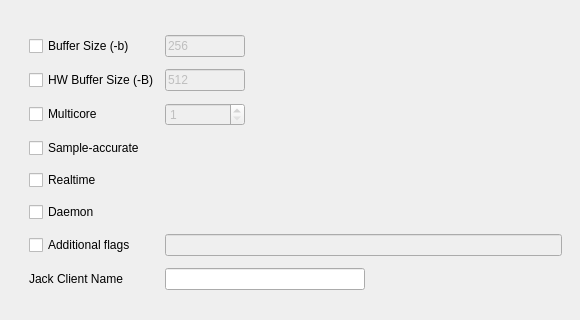
         <widget class="QWidget" name="tab_14">
          <attribute name="title">
           <string>Advanced</string>
          </attribute>
          <widget class="QFrame" name="frame">
           <property name="geometry">
            <rect>
             <x>20</x>
             <y>20</y>
             <width>551</width>
             <height>291</height>
            </rect>
           </property>
           <property name="sizePolicy">
            <sizepolicy hsizetype="Preferred" vsizetype="Fixed">
             <horstretch>0</horstretch>
             <verstretch>0</verstretch>
            </sizepolicy>
           </property>
           <layout class="QGridLayout" name="gridLayout_10">
            <property name="spacing">
             <number>6</number>
            </property>
            <item row="1" column="1">
             <widget class="QLineEdit" name="HwBufferSizeLineEdit">
              <property name="enabled">
               <bool>false</bool>
              </property>
              <property name="minimumSize">
               <size>
                <width>0</width>
                <height>0</height>
               </size>
              </property>
              <property name="maximumSize">
               <size>
                <width>80</width>
                <height>16777215</height>
               </size>
              </property>
              <property name="toolTip">
               <string>&lt;html&gt;&lt;head/&gt;&lt;body&gt;&lt;p&gt;1. For &lt;span style=&quot; font-weight:600;&quot;&gt;portaudio&lt;/span&gt;, -B suggests a latency, -b is used to set the buffersize.&lt;/p&gt;&lt;p&gt;2. For &lt;span style=&quot; font-weight:600;&quot;&gt;coreaudio&lt;/span&gt;, &lt;span style=&quot; font-weight:600;&quot;&gt;-B&lt;/span&gt; is the size of the internal buffer, &lt;span style=&quot; font-weight:600;&quot;&gt;-b&lt;/span&gt; is used for the actual IO buffer size.&lt;/p&gt;&lt;p&gt;3. For &lt;span style=&quot; font-weight:600;&quot;&gt;jack&lt;/span&gt;, &lt;span style=&quot; font-weight:600;&quot;&gt;-B&lt;/span&gt; is used to determine the number of buffers used in conjunction with -b , num = (N + M + 1) / M. &lt;span style=&quot; font-weight:600;&quot;&gt;-b&lt;/span&gt; is the size of each buffer.&lt;/p&gt;&lt;p&gt;4. For &lt;span style=&quot; font-weight:600;&quot;&gt;alsa&lt;/span&gt;, &lt;span style=&quot; font-weight:600;&quot;&gt;-B&lt;/span&gt; is the buffer size, &lt;span style=&quot; font-weight:600;&quot;&gt;-b&lt;/span&gt; is the period size&lt;/p&gt;&lt;p&gt;5. For &lt;span style=&quot; font-weight:600;&quot;&gt;pulse&lt;/span&gt;, &lt;span style=&quot; font-weight:600;&quot;&gt;-b&lt;/span&gt; is the actual buffersize passed to the device, &lt;span style=&quot; font-weight:600;&quot;&gt;-B&lt;/span&gt; is not used.&lt;/p&gt;&lt;p&gt;Use power-of-two values for &lt;span style=&quot; font-weight:600;&quot;&gt;ksmps&lt;/span&gt; (which is the same as &amp;quot;block size&amp;quot; in PureData or &amp;quot;vector size&amp;quot; in Max). Make sure  ksmps divides buffer size with no remainder. So, for -b 128, use ksmps = 128, 64, 32, 16, etc.&lt;/p&gt;&lt;/body&gt;&lt;/html&gt;</string>
              </property>
              <property name="text">
               <string>512</string>
              </property>
             </widget>
            </item>
            <item row="7" column="1">
             <widget class="QLineEdit" name="AdditionalFlagsLineEdit">
              <property name="enabled">
               <bool>false</bool>
              </property>
              <property name="sizePolicy">
               <sizepolicy hsizetype="Expanding" vsizetype="Fixed">
                <horstretch>0</horstretch>
                <verstretch>0</verstretch>
               </sizepolicy>
              </property>
              <property name="maximumSize">
               <size>
                <width>600</width>
                <height>16777215</height>
               </size>
              </property>
              <property name="toolTip">
               <string>&lt;html&gt;&lt;head/&gt;&lt;body&gt;&lt;p&gt;&lt;span style=&quot; font-weight:600;&quot;&gt;Csound flags&lt;/span&gt;:&lt;/p&gt;&lt;p&gt;--dither → dither&lt;br/&gt;--ksmps → Override number of samples per cycle&lt;br/&gt;--sample-rate=48000 → Override sample rate&lt;br/&gt;--env:NAME=VALUE → Set environment veriable NAME to VALUE&lt;br/&gt;--omacro:XXX=YYY → set orchestra macro XXX to value YYY&lt;br/&gt;--smacro:XXX=YYY → Set score macro XXX to value YYY&lt;br/&gt;--sample-accurate → Use sample-accurate timing of events&lt;br/&gt;--realtime → Realtime priority mode&lt;br/&gt;--daemon → Do not exit if orchestra is not given&lt;br/&gt;--port=N → liston to UDP port N for code (implies --daemon) &lt;br/&gt;--udp-echo → Echo UDP commands on terminal&lt;br/&gt;&lt;/p&gt;&lt;/body&gt;&lt;/html&gt;</string>
              </property>
              <property name="maxLength">
               <number>32760</number>
              </property>
              <property name="frame">
               <bool>true</bool>
              </property>
             </widget>
            </item>
            <item row="0" column="1">
             <widget class="QLineEdit" name="BufferSizeLineEdit">
              <property name="enabled">
               <bool>false</bool>
              </property>
              <property name="maximumSize">
               <size>
                <width>80</width>
                <height>16777215</height>
               </size>
              </property>
              <property name="toolTip">
               <string>&lt;html&gt;&lt;head/&gt;&lt;body&gt;&lt;p&gt;1. For &lt;span style=&quot; font-weight:600;&quot;&gt;portaudio&lt;/span&gt;, -B suggests a latency, -b is used to set the buffersize.&lt;/p&gt;&lt;p&gt;2. For &lt;span style=&quot; font-weight:600;&quot;&gt;coreaudio&lt;/span&gt;, &lt;span style=&quot; font-weight:600;&quot;&gt;-B&lt;/span&gt; is the size of the internal buffer, &lt;span style=&quot; font-weight:600;&quot;&gt;-b&lt;/span&gt; is used for the actual IO buffer size.&lt;/p&gt;&lt;p&gt;3. For &lt;span style=&quot; font-weight:600;&quot;&gt;jack&lt;/span&gt;, &lt;span style=&quot; font-weight:600;&quot;&gt;-B&lt;/span&gt; is used to determine the number of buffers used in conjunction with -b , num = (N + M + 1) / M. &lt;span style=&quot; font-weight:600;&quot;&gt;-b&lt;/span&gt; is the size of each buffer.&lt;/p&gt;&lt;p&gt;4. For &lt;span style=&quot; font-weight:600;&quot;&gt;alsa&lt;/span&gt;, &lt;span style=&quot; font-weight:600;&quot;&gt;-B&lt;/span&gt; is the buffer size, &lt;span style=&quot; font-weight:600;&quot;&gt;-b&lt;/span&gt; is the period size&lt;/p&gt;&lt;p&gt;5. For &lt;span style=&quot; font-weight:600;&quot;&gt;pulse&lt;/span&gt;, &lt;span style=&quot; font-weight:600;&quot;&gt;-b&lt;/span&gt; is the actual buffersize passed to the device, &lt;span style=&quot; font-weight:600;&quot;&gt;-B&lt;/span&gt; is not used.&lt;/p&gt;&lt;p&gt;Use power-of-two values for &lt;span style=&quot; font-weight:600;&quot;&gt;ksmps&lt;/span&gt; (which is the same as &amp;quot;block size&amp;quot; in PureData or &amp;quot;vector size&amp;quot; in Max). Make sure  ksmps divides buffer size with no remainder. So, for -b 128, use ksmps = 128, 64, 32, 16, etc.&lt;/p&gt;&lt;/body&gt;&lt;/html&gt;</string>
              </property>
              <property name="text">
               <string>256</string>
              </property>
             </widget>
            </item>
            <item row="6" column="0">
             <widget class="QCheckBox" name="daemonCheckBox">
              <property name="toolTip">
               <string>&lt;html&gt;&lt;head/&gt;&lt;body&gt;&lt;p&gt;Daemon mode. Do not exit if CSD/orchestra is not given, is empty or does not compile&lt;/p&gt;&lt;/body&gt;&lt;/html&gt;</string>
              </property>
              <property name="text">
               <string>Daemon</string>
              </property>
             </widget>
            </item>
            <item row="7" column="0">
             <widget class="QCheckBox" name="AdditionalFlagsCheckBox">
              <property name="toolTip">
               <string>Extra command line flags passed to Csound</string>
              </property>
              <property name="text">
               <string>Additional flags</string>
              </property>
             </widget>
            </item>
            <item row="2" column="1">
             <widget class="QSpinBox" name="numThreadsSpinBox">
              <property name="enabled">
               <bool>false</bool>
              </property>
              <property name="maximumSize">
               <size>
                <width>80</width>
                <height>16777215</height>
               </size>
              </property>
              <property name="toolTip">
               <string>Number of threads when using multicore</string>
              </property>
              <property name="minimum">
               <number>1</number>
              </property>
              <property name="maximum">
               <number>12</number>
              </property>
             </widget>
            </item>
            <item row="8" column="1">
             <widget class="QLineEdit" name="JackNameLineEdit">
              <property name="enabled">
               <bool>true</bool>
              </property>
              <property name="maximumSize">
               <size>
                <width>200</width>
                <height>16777215</height>
               </size>
              </property>
              <property name="toolTip">
               <string>&lt;html&gt;&lt;head/&gt;&lt;body&gt;&lt;p&gt;Use * for current filename. &lt;/p&gt;&lt;p&gt;This setting is used only when jack is selected as the RT audio module. &lt;/p&gt;&lt;/body&gt;&lt;/html&gt;</string>
              </property>
              <property name="frame">
               <bool>true</bool>
              </property>
             </widget>
            </item>
            <item row="0" column="0">
             <widget class="QCheckBox" name="BufferSizeCheckBox">
              <property name="toolTip">
               <string>&lt;html&gt;&lt;head/&gt;&lt;body&gt;&lt;p&gt;1. For &lt;span style=&quot; font-weight:600;&quot;&gt;portaudio&lt;/span&gt;, -B suggests a latency, -b is used to set the buffersize.&lt;/p&gt;&lt;p&gt;2. For &lt;span style=&quot; font-weight:600;&quot;&gt;coreaudio&lt;/span&gt;, &lt;span style=&quot; font-weight:600;&quot;&gt;-B&lt;/span&gt; is the size of the internal buffer, &lt;span style=&quot; font-weight:600;&quot;&gt;-b&lt;/span&gt; is used for the actual IO buffer size.&lt;/p&gt;&lt;p&gt;3. For &lt;span style=&quot; font-weight:600;&quot;&gt;jack&lt;/span&gt;, &lt;span style=&quot; font-weight:600;&quot;&gt;-B&lt;/span&gt; is used to determine the number of buffers used in conjunction with -b , num = (N + M + 1) / M. &lt;span style=&quot; font-weight:600;&quot;&gt;-b&lt;/span&gt; is the size of each buffer.&lt;/p&gt;&lt;p&gt;4. For &lt;span style=&quot; font-weight:600;&quot;&gt;alsa&lt;/span&gt;, &lt;span style=&quot; font-weight:600;&quot;&gt;-B&lt;/span&gt; is the buffer size, &lt;span style=&quot; font-weight:600;&quot;&gt;-b&lt;/span&gt; is the period size&lt;/p&gt;&lt;p&gt;5. For &lt;span style=&quot; font-weight:600;&quot;&gt;pulse&lt;/span&gt;, &lt;span style=&quot; font-weight:600;&quot;&gt;-b&lt;/span&gt; is the actual buffersize passed to the device, &lt;span style=&quot; font-weight:600;&quot;&gt;-B&lt;/span&gt; is not used.&lt;/p&gt;&lt;p&gt;Use power-of-two values for &lt;span style=&quot; font-weight:600;&quot;&gt;ksmps&lt;/span&gt; (which is the same as &amp;quot;block size&amp;quot; in PureData or &amp;quot;vector size&amp;quot; in Max). Make sure  ksmps divides buffer size with no remainder. So, for -b 128, use ksmps = 128, 64, 32, 16, etc.&lt;/p&gt;&lt;/body&gt;&lt;/html&gt;</string>
              </property>
              <property name="text">
               <string>Buffer Size (-b)</string>
              </property>
             </widget>
            </item>
            <item row="2" column="0">
             <widget class="QCheckBox" name="multicoreCheckBox">
              <property name="enabled">
               <bool>true</bool>
              </property>
              <property name="toolTip">
               <string>Use multiple cores when running Csound</string>
              </property>
              <property name="text">
               <string>Multicore</string>
              </property>
             </widget>
            </item>
            <item row="5" column="0">
             <widget class="QCheckBox" name="realtimeCheckBox">
              <property name="toolTip">
               <string>&lt;html&gt;&lt;head/&gt;&lt;body&gt;&lt;p&gt;Realtime priority mode. In this mode all initialization (loading of buffers, etc) is done in a background thread. The scheduled instrument starts executing when these background tasks are finished. This can help to eliminate dropouts (but might have a negative effect in scheduling accuracy)&lt;/p&gt;&lt;/body&gt;&lt;/html&gt;</string>
              </property>
              <property name="text">
               <string>Realtime</string>
              </property>
             </widget>
            </item>
            <item row="8" column="0">
             <widget class="QLabel" name="label_6">
              <property name="text">
               <string>Jack Client Name</string>
              </property>
             </widget>
            </item>
            <item row="1" column="0">
             <widget class="QCheckBox" name="HwBufferSizeCheckBox">
              <property name="toolTip">
               <string>&lt;html&gt;&lt;head/&gt;&lt;body&gt;&lt;p&gt;1. For &lt;span style=&quot; font-weight:600;&quot;&gt;portaudio&lt;/span&gt;, -B suggests a latency, -b is used to set the buffersize.&lt;/p&gt;&lt;p&gt;2. For &lt;span style=&quot; font-weight:600;&quot;&gt;coreaudio&lt;/span&gt;, &lt;span style=&quot; font-weight:600;&quot;&gt;-B&lt;/span&gt; is the size of the internal buffer, &lt;span style=&quot; font-weight:600;&quot;&gt;-b&lt;/span&gt; is used for the actual IO buffer size.&lt;/p&gt;&lt;p&gt;3. For &lt;span style=&quot; font-weight:600;&quot;&gt;jack&lt;/span&gt;, &lt;span style=&quot; font-weight:600;&quot;&gt;-B&lt;/span&gt; is used to determine the number of buffers used in conjunction with -b , num = (N + M + 1) / M. &lt;span style=&quot; font-weight:600;&quot;&gt;-b&lt;/span&gt; is the size of each buffer.&lt;/p&gt;&lt;p&gt;4. For &lt;span style=&quot; font-weight:600;&quot;&gt;alsa&lt;/span&gt;, &lt;span style=&quot; font-weight:600;&quot;&gt;-B&lt;/span&gt; is the buffer size, &lt;span style=&quot; font-weight:600;&quot;&gt;-b&lt;/span&gt; is the period size&lt;/p&gt;&lt;p&gt;5. For &lt;span style=&quot; font-weight:600;&quot;&gt;pulse&lt;/span&gt;, &lt;span style=&quot; font-weight:600;&quot;&gt;-b&lt;/span&gt; is the actual buffersize passed to the device, &lt;span style=&quot; font-weight:600;&quot;&gt;-B&lt;/span&gt; is not used.&lt;/p&gt;&lt;p&gt;Use power-of-two values for &lt;span style=&quot; font-weight:600;&quot;&gt;ksmps&lt;/span&gt; (which is the same as &amp;quot;block size&amp;quot; in PureData or &amp;quot;vector size&amp;quot; in Max). Make sure  ksmps divides buffer size with no remainder. So, for -b 128, use ksmps = 128, 64, 32, 16, etc.&lt;/p&gt;&lt;/body&gt;&lt;/html&gt;</string>
              </property>
              <property name="text">
               <string>HW Buffer Size (-B)</string>
              </property>
             </widget>
            </item>
            <item row="3" column="0">
             <widget class="QCheckBox" name="sampleAccurateCheckBox">
              <property name="toolTip">
               <string>&lt;html&gt;&lt;head/&gt;&lt;body&gt;&lt;p&gt;Enable sample-accurate mode. In this mode rendering is not quantized to performance cycles but starts at the specified sample corresponding to the start time of an event. &lt;/p&gt;&lt;/body&gt;&lt;/html&gt;</string>
              </property>
              <property name="text">
               <string>Sample-accurate</string>
              </property>
             </widget>
            </item>
           </layout>
          </widget>
         </widget>
